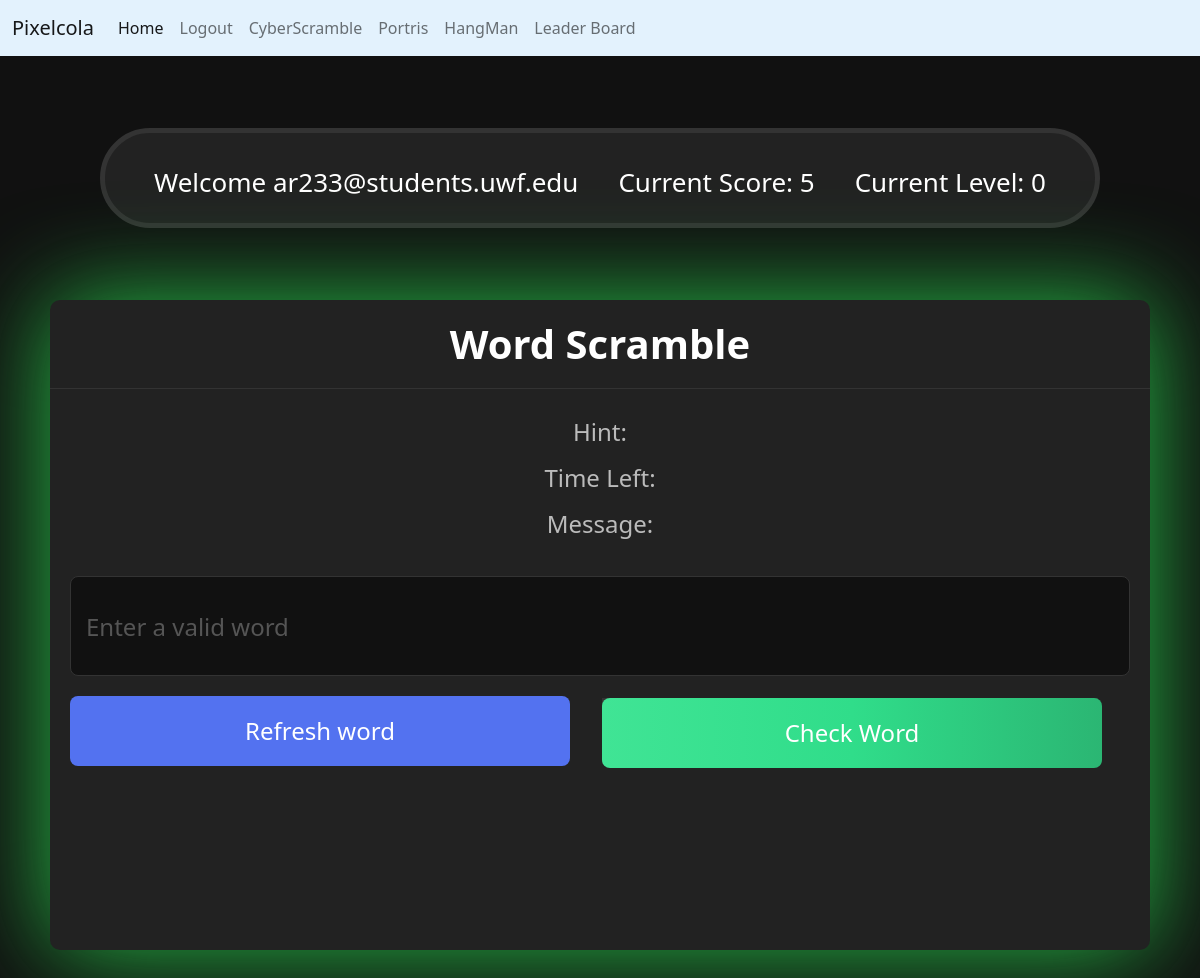
Before: /game (signed in) with the older database file.
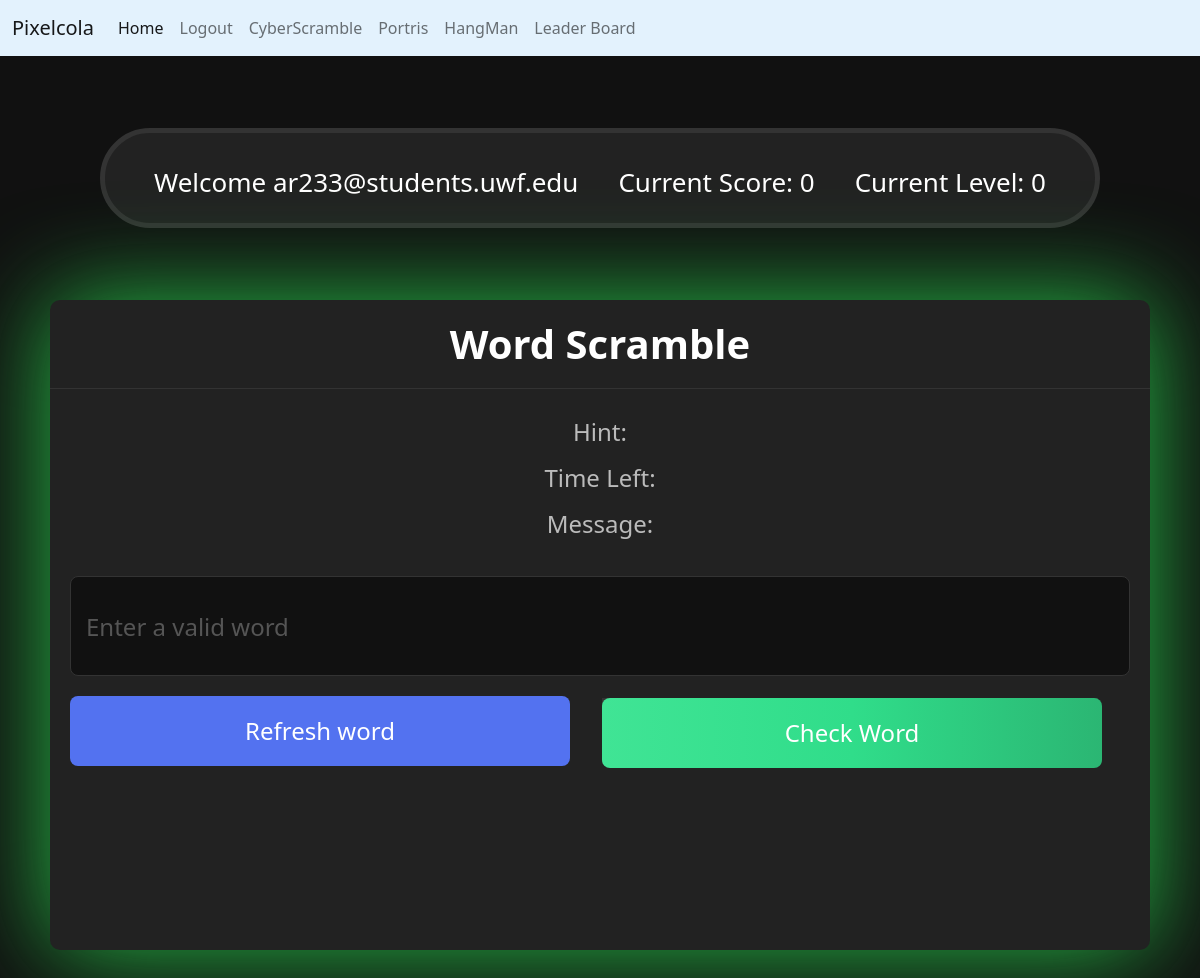
After: the same page with the newer database file.
### website/models.py (models this page shows)
class User(db.Model, UserMixin):
    id = db.Column(db.Integer, primary_key=True)
    email = db.Column(db.String(150), unique=True)
    password = db.Column(db.String(150))
    first_name = db.Column(db.String(150))
    notes = db.relationship('Note')
    level = db.Column(db.Integer())
    score= db.Column(db.Integer())
    user_id = db.Column(db.Integer, db.ForeignKey('user.id'))

### website/auth.py (the view)
@auth.route('/game', methods=['GET', 'POST'])
@login_required
def game():
    return render_template("game.html", user=current_user)

### website/__init__.py (called while the page is built)
def create_app():
    app = Flask(__name__)
    app.config['SECRET_KEY'] = 'hjshjhdjah kjshkjdhjs'
    app.config['SQLALCHEMY_DATABASE_URI'] = f'sqlite:///{DB_NAME}'
    db.init_app(app)
    from .views import views
    from .auth import auth
    app.register_blueprint(views, url_prefix='/')
    app.register_blueprint(auth, url_prefix='/')
    from .models import User, Note
    with app.app_context():
        db.drop_all()
        db.create_all()
    login_manager = LoginManager()
    login_manager.login_view = 'auth.login'
    login_manager.init_app(app)
    @login_manager.user_loader
    def load_user(id):
        return User.query.get(int(id))
    return app

### website/templates/game.html (shortened to what this page needs)
    <head>
        <link rel="stylesheet" href="../static/gameStyles.css">
        <link rel="stylesheet"
        href="https://cdn.jsdelivr.net/npm/bootstrap@5.2.3/dist/css/bootstrap.min.css"
>
      </head>
      <nav class="navbar navbar-expand-lg" style="background-color: #e3f2fd;">
        <div class="container-fluid">
          <a class="navbar-brand" href="#">Pixelcola</a>
          <div class="collapse navbar-collapse" id="navbarSupportedContent">
            {% if user.is_authenticated %}
            <ul class="navbar-nav me-auto mb-2 mb-lg-0">
                <li class="nav-item">
                    <a class="nav-link active" aria-current="page" href="/">Home</a>
                  </li>
                  <li class="nav-item">
                    <a class="nav-link" href="/logout">Logout</a>
                  </li>
                  <li class="nav-item">
                    <a class="nav-link" href="/game">CyberScramble</a>
                  </li>
                  <li class="nav-item">
                    <a class="nav-link" href="/gameV2">Portris</a>
                  </li>
                  <li class="nav-item">
                    <a class="nav-link" href="/gameV3">HangMan</a>
                  </li>
                  <li class="nav-item">
                    <a class="nav-link" href="/leaderBoard">Leader Board</a>
                  </li>
                </ul>
            {% endif %}
          </div>
        </div>
      </nav>
<div class="banner" id="banner">
    <p> Welcome {{ user.email }}</p>
    <p>Current Score: <span id="current-score">{{ user.score }}</span></p>
    <p> Current Level: <span class="level" id="current-level">{{ user.level }}</span> </p>
</div>
<div class="containerV2">
    <h2>Word Scramble</h2>
    <div class="content">
        <div class="details">
            <p class="hint">Hint: </p>
            <p class="time">Time Left: </p>
            <p class="message">Message: </p>
            <br />
        </div>
        <input class="userInput" type="text" spellcheck="false" placeholder="Enter a valid word">
        <div class="buttons">
            <button class="refresh-word">Refresh word</button>
            <form  class="checkForm" method="POST">
            <button class="check-word" type="submit">Check Word</button>
        </form>
        </div>
    </div>
</div>
</body>
</html>

Changed rows visible on the page:
changed User "ar233@students.uwf.edu": score "5" → "0"
